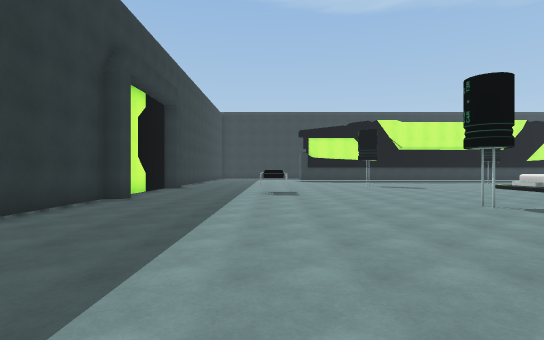
view 1 (above)

24 first-person views from a walk through a Unity game level. The camera is 1.5 m above the floor, looks level and sees 80° across. The floor is counted in squares, 2 m on a side. Each view is taken from the middle of a square. On the plan, view 1 faces up. The plan holds only what a view shows up to about 11 squares ahead; the rest is blank. The player character is not drawn. Some animated figures are left out.

view 2
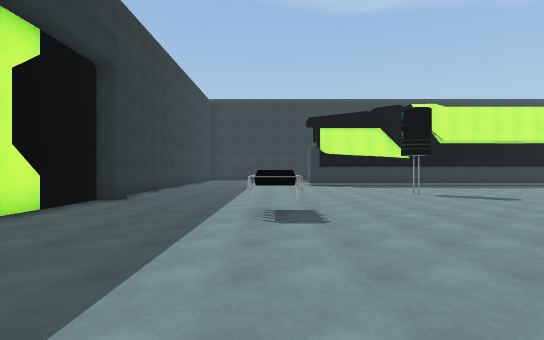

view 3
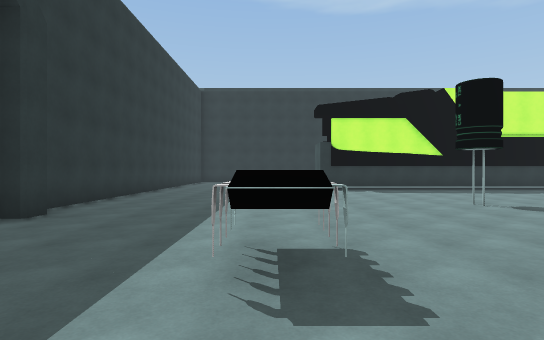

view 4
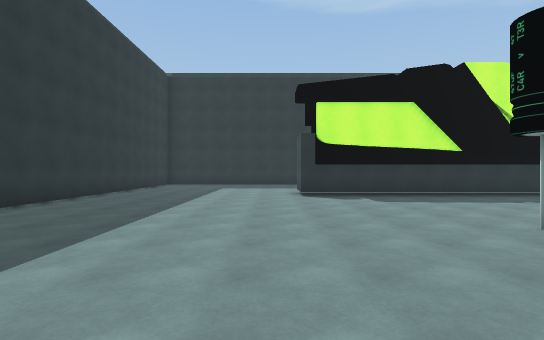

view 5
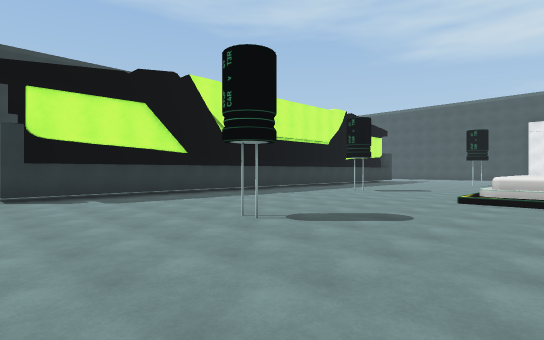

view 6
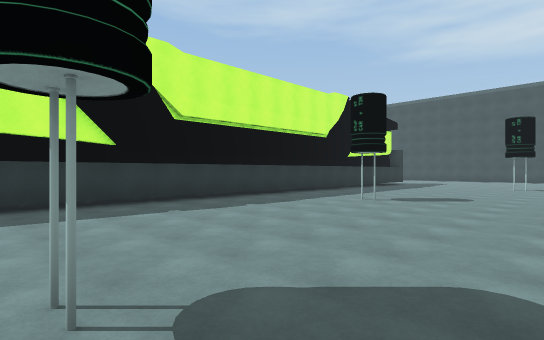

view 7
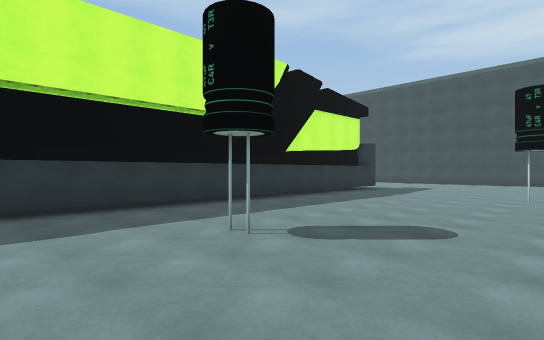

view 8
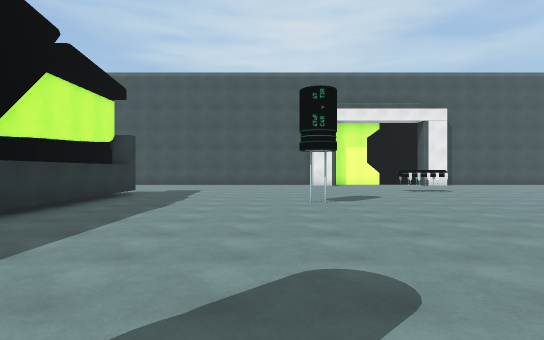

view 9
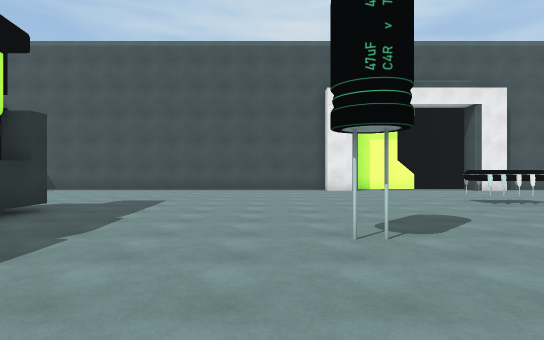

view 10
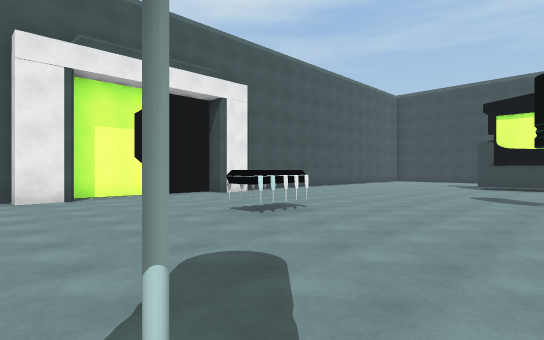

view 11
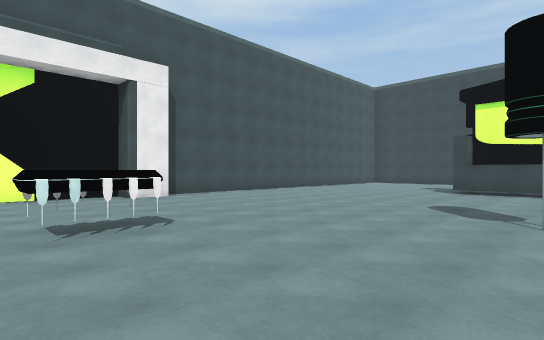

view 12
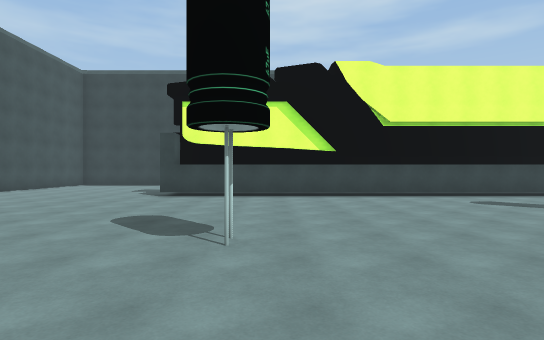

view 13
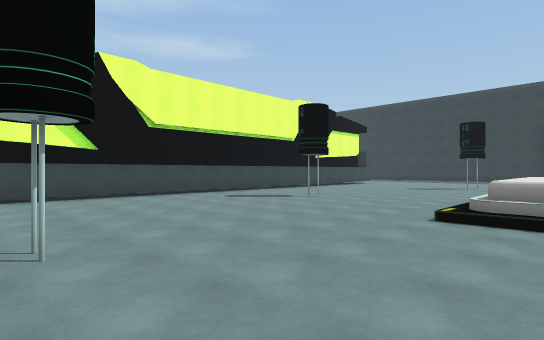

view 14
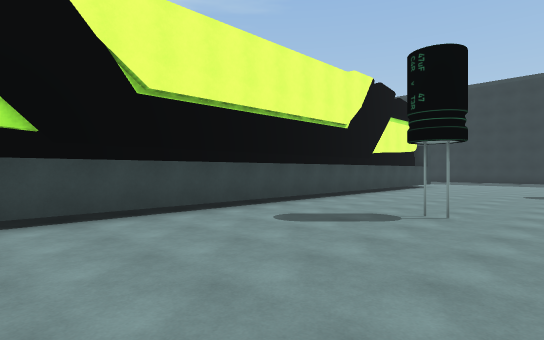

view 15
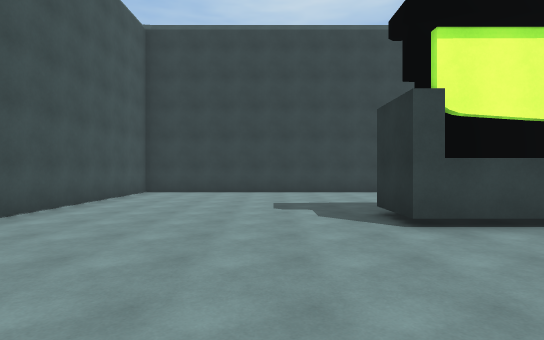

view 16
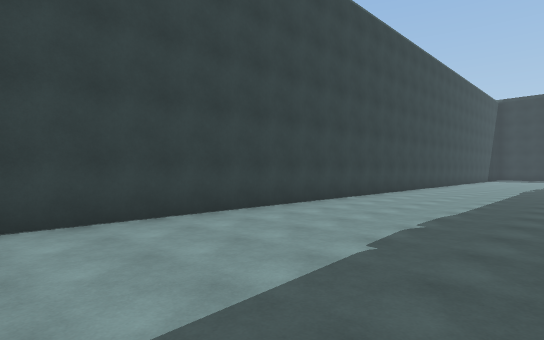

view 17
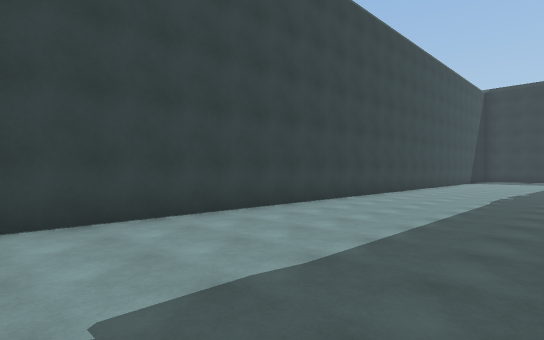

view 18
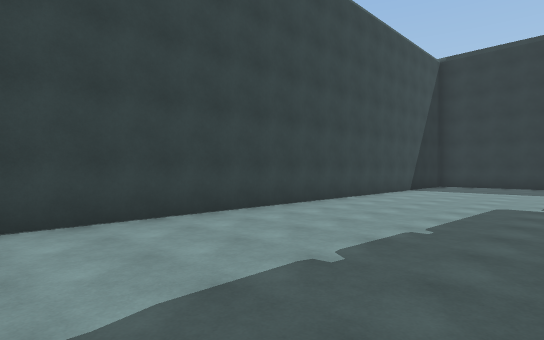

view 19
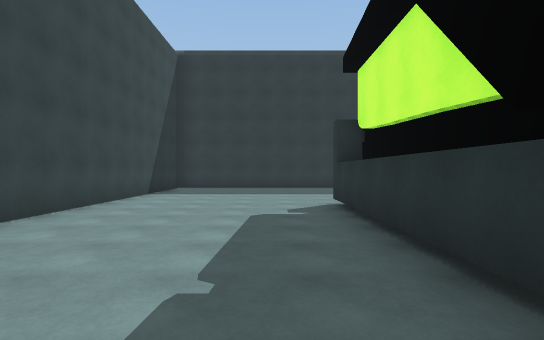

view 20
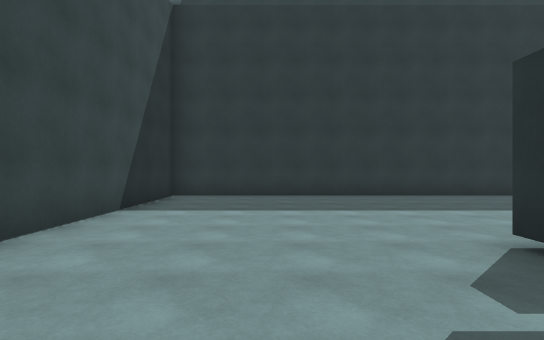

view 21
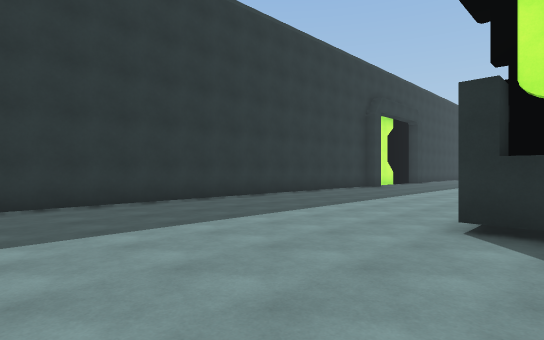

view 22
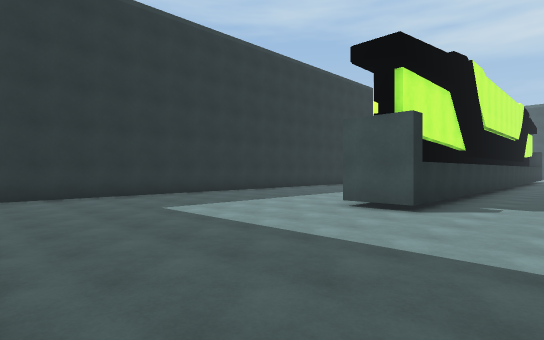

view 23
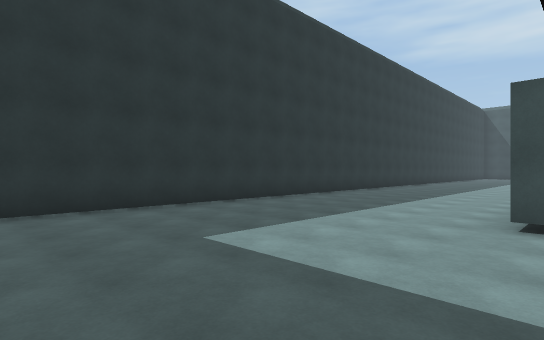

view 24
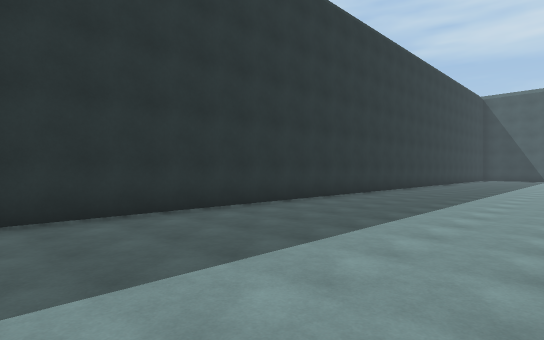

### Floor plan
Points are (right, up) in squares from view 1. A wall is a line through its corners. A room is listed if a view was taken in it or the views show most of it. See-through windows are left out.
Room 1 (views 1, 2, 3, 4, 5, 6, 7, 8, 9, 10, 11, 12, 13, 14, 15, 16, 17, 18, 19, 20, 21, 22, 23, 24)
walls: (6.6, 0.8) (21.2, 0.8) (21.2, -0.8); (7.5, -0.6) (1.8, -0.6); (21.2, 20.3) (1.8, 20.3) (1.8, 21.8); (-3.7, 8.6) (-3.7, 8.1) (-4.2, 8.1) (-4.2, -5.8) (27.2, -5.8) (27.2, 0); (-3.7, 13.4) (-3.7, 12.9) (-4.2, 12.9) (-4.2, 9.8); (26.7, 12.9) (26.7, 14) (27.2, 14); (26.7, 7.5) (26.7, 8.6) (27.4, 8.6) (27.4, 12.8); (12.2, 27.3) (-3.2, 27.3); (27.2, 5.6) (27.2, 7.2); (-4.2, 22) (-4.2, 14)
objects: other object (0, 10) to (0, 11); other object (22, 10) to (22, 11)

Positions as (right, up) in squares from view 1, and headings:
1: (0, 0), facing up
2: (0, 5), facing up
3: (0, 8), facing up
4: (1, 11), facing up
5: (1, 11), facing up-right
6: (4, 13), facing up-right
7: (9, 14), facing up-right
8: (11, 16), facing right
9: (15, 16), facing right
10: (18, 15), facing down-right
11: (18, 12), facing down-right
12: (18, 10), facing down
13: (19, 10), facing down-left
14: (17, 6), facing down-left
15: (23, 5), facing down
16: (23, -1), facing down-left
17: (19, -1), facing down-left
18: (11, -1), facing down-left
19: (9, -2), facing left
20: (5, -3), facing left
21: (3, -5), facing up-left
22: (-4, 18), facing up-right
23: (-3, 21), facing up-right
24: (2, 22), facing up-right
